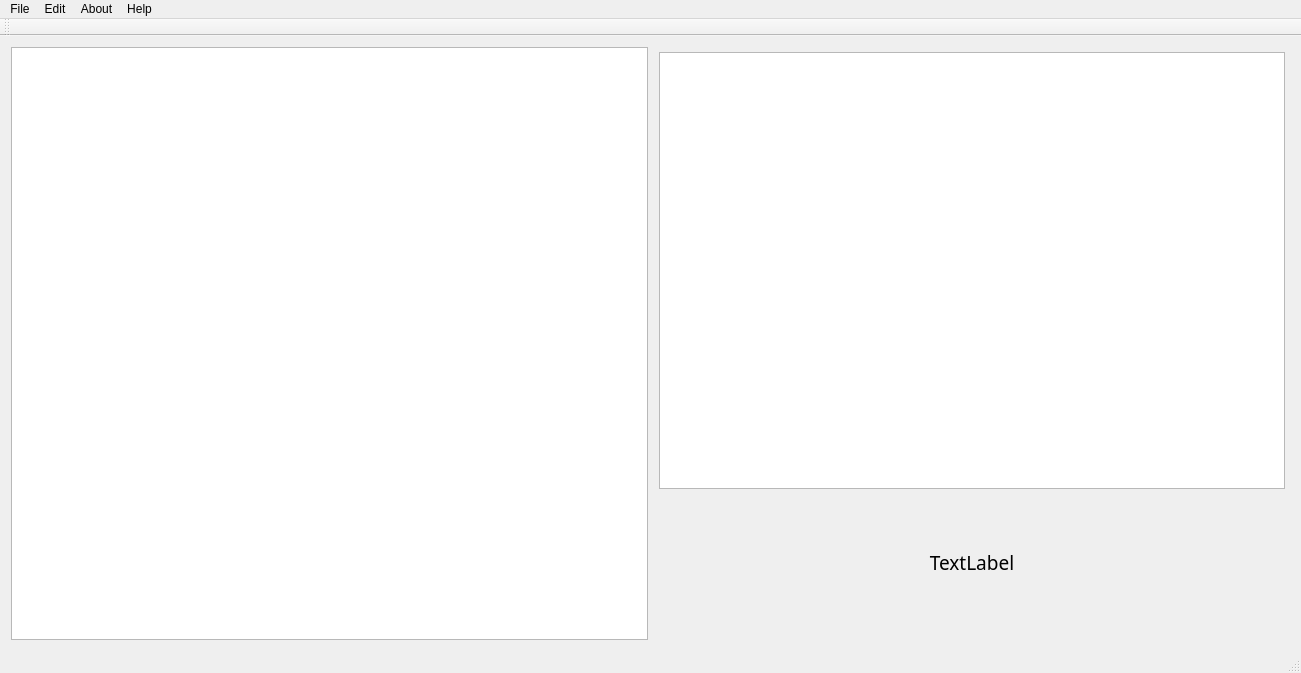
<?xml version="1.0" encoding="UTF-8"?>
<ui version="4.0">
 <class>MainWindow</class>
 <widget class="QMainWindow" name="MainWindow">
  <property name="geometry">
   <rect>
    <x>0</x>
    <y>0</y>
    <width>1301</width>
    <height>673</height>
   </rect>
  </property>
  <property name="windowTitle">
   <string>MediaLibrary</string>
  </property>
  <widget class="QWidget" name="centralWidget">
   <property name="sizePolicy">
    <sizepolicy hsizetype="Expanding" vsizetype="Expanding">
     <horstretch>1</horstretch>
     <verstretch>1</verstretch>
    </sizepolicy>
   </property>
   <layout class="QGridLayout" name="gridLayout">
    <item row="0" column="0">
     <layout class="QVBoxLayout" name="verticalLayout_2">
      <item>
       <widget class="QTreeView" name="MediaTree">
        <property name="sizePolicy">
         <sizepolicy hsizetype="Expanding" vsizetype="Expanding">
          <horstretch>0</horstretch>
          <verstretch>0</verstretch>
         </sizepolicy>
        </property>
        <property name="font">
         <font>
          <pointsize>9</pointsize>
         </font>
        </property>
       </widget>
      </item>
     </layout>
    </item>
    <item row="0" column="1">
     <layout class="QVBoxLayout" name="verticalLayout">
      <property name="spacing">
       <number>0</number>
      </property>
      <property name="margin">
       <number>5</number>
      </property>
      <item>
       <widget class="QGraphicsView" name="ImageView">
        <property name="sizePolicy">
         <sizepolicy hsizetype="Expanding" vsizetype="Expanding">
          <horstretch>0</horstretch>
          <verstretch>3</verstretch>
         </sizepolicy>
        </property>
       </widget>
      </item>
      <item>
       <widget class="QLabel" name="TitleLabel">
        <property name="sizePolicy">
         <sizepolicy hsizetype="Expanding" vsizetype="Expanding">
          <horstretch>0</horstretch>
          <verstretch>1</verstretch>
         </sizepolicy>
        </property>
        <property name="font">
         <font>
          <family>宋体</family>
          <pointsize>14</pointsize>
         </font>
        </property>
        <property name="layoutDirection">
         <enum>Qt::LeftToRight</enum>
        </property>
        <property name="text">
         <string>TextLabel</string>
        </property>
        <property name="alignment">
         <set>Qt::AlignCenter</set>
        </property>
       </widget>
      </item>
     </layout>
    </item>
   </layout>
  </widget>
  <widget class="QMenuBar" name="menuBar">
   <property name="geometry">
    <rect>
     <x>0</x>
     <y>0</y>
     <width>1301</width>
     <height>23</height>
    </rect>
   </property>
   <widget class="QMenu" name="menuMediaLibrary">
    <property name="title">
     <string>File</string>
    </property>
    <addaction name="actionLoad"/>
    <addaction name="actionSave"/>
   </widget>
   <widget class="QMenu" name="menuEdit">
    <property name="title">
     <string>Edit</string>
    </property>
   </widget>
   <widget class="QMenu" name="menuHelp">
    <property name="title">
     <string>Help</string>
    </property>
   </widget>
   <widget class="QMenu" name="menuAbout">
    <property name="title">
     <string>About</string>
    </property>
   </widget>
   <addaction name="menuMediaLibrary"/>
   <addaction name="menuEdit"/>
   <addaction name="menuAbout"/>
   <addaction name="menuHelp"/>
  </widget>
  <widget class="QToolBar" name="mainToolBar">
   <attribute name="toolBarArea">
    <enum>TopToolBarArea</enum>
   </attribute>
   <attribute name="toolBarBreak">
    <bool>false</bool>
   </attribute>
  </widget>
  <widget class="QStatusBar" name="statusBar"/>
  <action name="actionLoad">
   <property name="text">
    <string>Load</string>
   </property>
   <property name="toolTip">
    <string>LoadMediaDictionary</string>
   </property>
   <property name="shortcut">
    <string>Ctrl+S</string>
   </property>
  </action>
  <action name="actionSave">
   <property name="text">
    <string>Save</string>
   </property>
  </action>
 </widget>
 <layoutdefault spacing="6" margin="11"/>
 <resources/>
 <connections/>
</ui>
